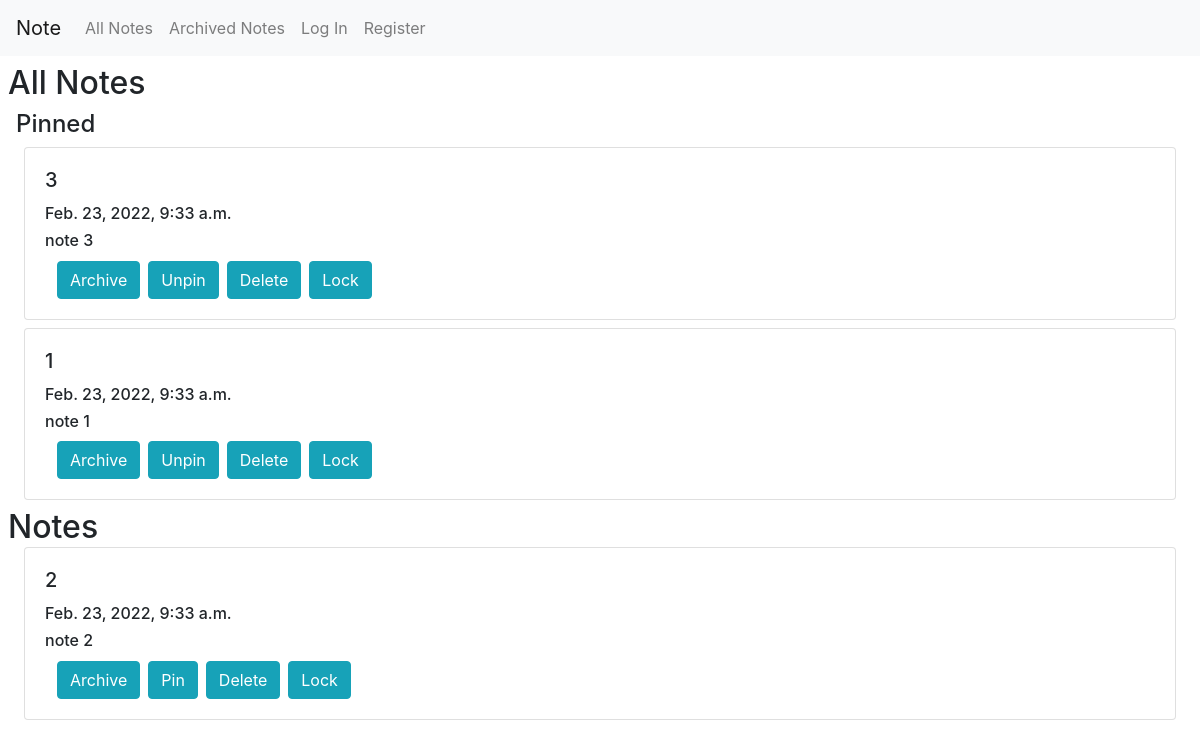
The page /allnote on the database as committed earlier.
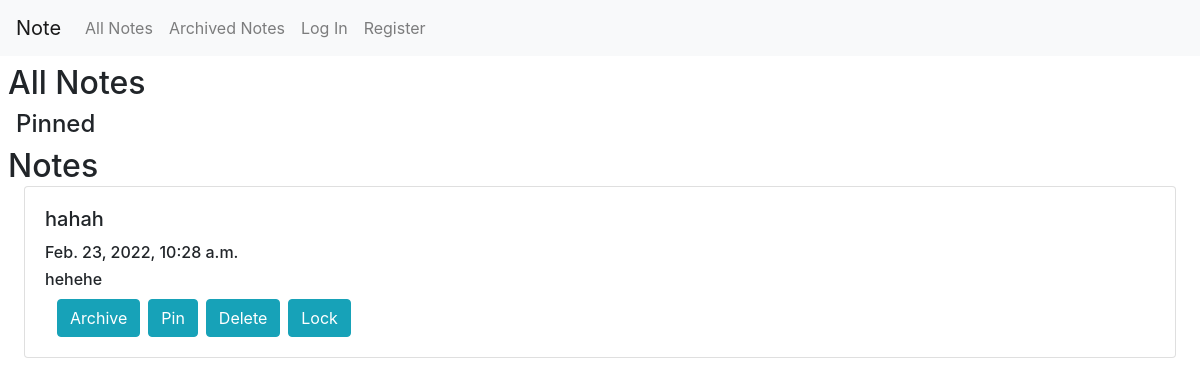
The same page on the database as committed later.
### note/models.py (models this page shows)
class Note(models.Model):
    user = models.ForeignKey(User, on_delete=models.CASCADE)
    title = models.CharField(max_length=160, default=None)
    content = models.TextField()
    timestamp = models.DateTimeField(default=datetime.datetime.now)
    isarchive = models.BooleanField(default=False)
    islocked = models.BooleanField(default=False)

### note/views.py (the view, shortened to what this page needs)
# urls.py: path("allnote", views.allnote, name="allnote"),
def allnote(request):
    notes = Note.objects.filter(isarchive=False).all()
    ordered_notes = notes.order_by("-timestamp").all()
    unpinned_notes = filter(
        lambda note: note.id not in PinQueue.objects.first().queue, ordered_notes
    )
    def getPinned(noteid):
        try:
            note = Note.objects.get(pk=int(noteid))
        except ObjectDoesNotExist:
            return None
        if not note.isarchive:
            return note
        return None
    pinned_notes = map(getPinned, PinQueue.objects.first().queue)
    pinned_notes = list(filter(lambda note: note != None, pinned_notes))
    return render(
        request,
        "note/allnote.html",
        {"notes": unpinned_notes, "pinned_notes": pinned_notes},
    )

### note/templates/note/allnote.html (shortened to what this page needs)
{% extends "note/layout.html" %}
{% load static %}
{% block body %}
<h2  class='mx-2 my-2'>All Notes</h>
    <div>
        <h4 class='mx-2 my-2'>Pinned</h4>
        {% for note in pinned_notes %}
        {% if not note.islocked %}
            <div class='card mx-3 mb-2'>
                <div class='card-body'>
                    <h5 class='card-title'>{{ note.title }}</h5>
                    <h6 > {{ note.timestamp }} </h6>
                    <h6 class='card-text'> {{ note.content }} </h6>
                        <div class='row mx-2'>
                            <form  class='mx-1' method="POST">
                                <button class='btn btn-info' type='submit' name='archive' value=True>Archive</button>
                            </form>
                            <form  class='mx-1' method="POST">
                                <button class='btn btn-info' type='submit' name='unpin'>Unpin</button>
                            </form>
                            <form  class='mx-1' method="POST">
                                <button class='btn btn-info' type='submit' name='delete'>Delete</button>
                            </form>
                            <form class='mx-1' >
                                <button class='lock-btn btn btn-info' id='lock-btn-{{ note.id }}' type='submit' name='lock'>Lock</button>
                            </form>
                        </div>
                </div>
            </div>
        {% endif %}
        {% endfor %}
    </div>
    <h2  class='mx-2 my-2'>Notes</h>
    {% for note in notes %}
        {% if not note.islocked %}
            <div class='card mx-3 mb-2'>
                <div class='card-body'>
                    <h5 class='card-title'>{{ note.title }}</h5>
                    <h6 class='card-text'> {{ note.timestamp }} </h6>
                    <h6 class='card-text'> {{ note.content }} </h6>
                    <div class='row mx-2'>
                        <form  class='mx-1' method="POST">
                            <button class='btn btn-info' type='submit' name='archive' value=True>Archive</button>
                        </form>
                        <form  class='mx-1' method="POST">
                            <button class='btn btn-info' type='submit' name='pin'>Pin</button>
                        </form>
                        <form  class='mx-1' method="POST">
                            <button class='btn btn-info' type='submit' name='delete'>Delete</button>
                        </form>
                        <form class='mx-1' >
                            <button class='lock-btn btn btn-info' id='lock-btn-{{ note.id }}' type='submit' name='lock'>Lock</button>
                        </form>
                    </div>
                </div>
            </div>
        {% endif %}
    {% endfor %}
{% endblock body %}

Rows that differ between the two databases and show on the page:
removed Note: title "3", timestamp "Feb. 23, 2022, 9:33 a.m.", content "note 3", shown under "Pinned"
removed Note: title "1", timestamp "Feb. 23, 2022, 9:33 a.m.", content "note 1", shown under "Pinned"
removed Note: title "2", timestamp "Feb. 23, 2022, 9:33 a.m.", content "note 2", shown under "Notes"
added Note: title "hahah", timestamp "Feb. 23, 2022, 10:28 a.m.", content "hehehe", shown under "Notes"
